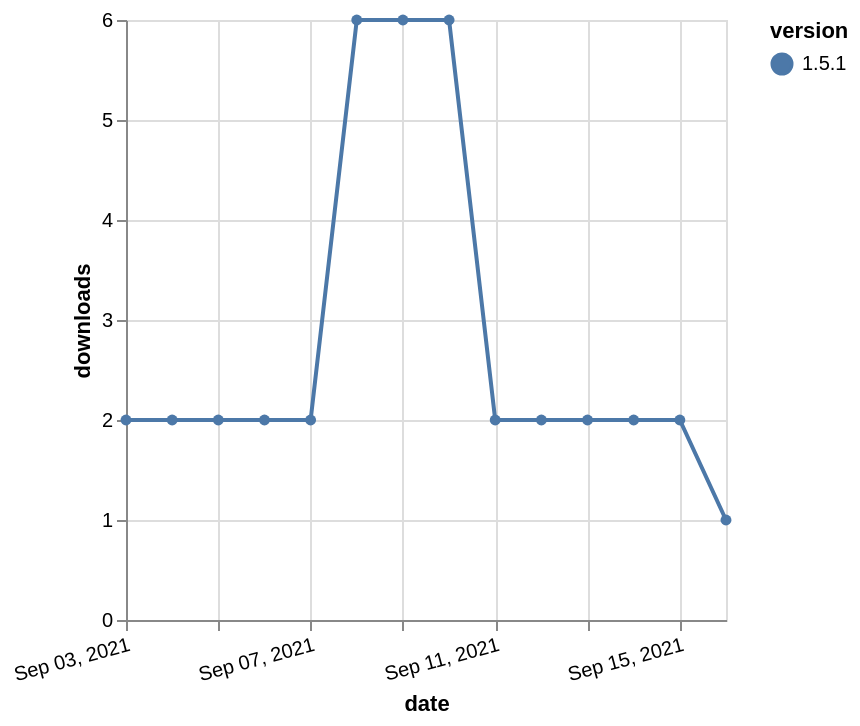

The specification (Vega-Lite) saved for this image:
### Vega-Lite specification from a JSON file in a GitHub repository (floating-point values rounded to 4 significant figures)
{"$schema": "https://vega.github.io/schema/vega-lite/v5.json", "description": "A simple bar chart with embedded data.", "data": {"values": [{"date": "2021-09-03", "total": 3017, "delta": 2, "version": "1.5.1"}, {"date": "2021-09-04", "total": 3019, "delta": 2, "version": "1.5.1"}, {"date": "2021-09-05", "total": 3021, "delta": 2, "version": "1.5.1"}, {"date": "2021-09-06", "total": 3023, "delta": 2, "version": "1.5.1"}, {"date": "2021-09-07", "total": 3025, "delta": 2, "version": "1.5.1"}, {"date": "2021-09-08", "total": 3031, "delta": 6, "version": "1.5.1"}, {"date": "2021-09-09", "total": 3037, "delta": 6, "version": "1.5.1"}, {"date": "2021-09-10", "total": 3043, "delta": 6, "version": "1.5.1"}, {"date": "2021-09-11", "total": 3045, "delta": 2, "version": "1.5.1"}, {"date": "2021-09-12", "total": 3047, "delta": 2, "version": "1.5.1"}, {"date": "2021-09-13", "total": 3049, "delta": 2, "version": "1.5.1"}, {"date": "2021-09-14", "total": 3051, "delta": 2, "version": "1.5.1"}, {"date": "2021-09-15", "total": 3053, "delta": 2, "version": "1.5.1"}, {"date": "2021-09-16", "total": 3054, "delta": 1, "version": "1.5.1"}]}, "width": "container", "mark": {"type": "line", "point": {"filled": true}}, "encoding": {"x": {"field": "date", "type": "temporal", "timeUnit": "yearmonthdate", "title": "date", "axis": {"labelAngle": -15}}, "y": {"field": "delta", "type": "quantitative", "title": "downloads"}, "color": {"field": "version", "type": "nominal"}, "tooltip": {"field": "delta"}}}
